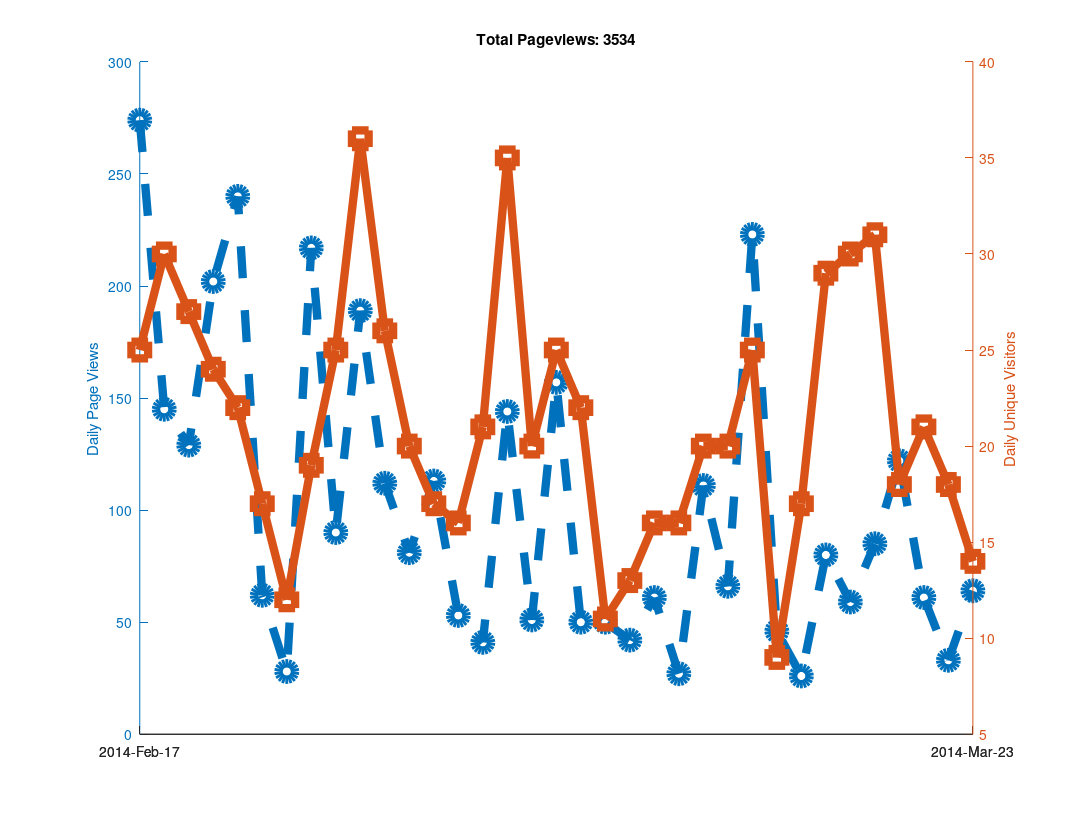

Recreate this plot in MATLAB.
clear all
clf
hold on

% Github has a "traffic" page now, but it doesn't seem like you can
% put in an arbitrary date range?  When I looked at it, it showed the
% numbers of unique visitors and views for the last two weeks only...
% So as long as I check back at least once every two weeks I can keep
% a record of it?  Great...

% https://github.com/libMesh/libmesh/graphs/traffic

% Date, Views, Unique Visitors
data = {
    '2014-Feb-17', 274, 25
    '2014-Feb-18', 145, 30
    '2014-Feb-19', 129, 27
    '2014-Feb-20', 202, 24
    '2014-Feb-21', 240, 22
    '2014-Feb-22', 62,  17
    '2014-Feb-23', 28,  12
    '2014-Feb-24', 217, 19
    '2014-Feb-25', 90,  25
    '2014-Feb-26', 189, 36
    '2014-Feb-27', 112, 26
    '2014-Feb-28', 81,  20
    '2014-Mar-01', 113, 17
    '2014-Mar-02', 53,  16
    '2014-Mar-03', 41,  21
    '2014-Mar-04', 144, 35
    '2014-Mar-05', 51,  20
    '2014-Mar-06', 157, 25
    '2014-Mar-07', 50,  22
    '2014-Mar-08', 50,  11
    '2014-Mar-09', 42,  13
    '2014-Mar-10', 61,  16
    '2014-Mar-11', 27,  16
    '2014-Mar-12', 111, 20
    '2014-Mar-13', 66,  20
    '2014-Mar-14', 223, 25
    '2014-Mar-15', 46,   9
    '2014-Mar-16', 26,  17
    '2014-Mar-17', 80,  29
    '2014-Mar-18', 59,  30
    '2014-Mar-19', 85,  31
    '2014-Mar-20', 122, 18
    '2014-Mar-21', 61,  21
    '2014-Mar-22', 33,  18
    '2014-Mar-23', 64,  14
    };

% length works like you would expect it to for cell arrays.
N=length(data);

% Can't plot string data automatically?
x=linspace(1,N,N);

% Note the extra square brackets!  This seems to be required (at least
% in Octave) to catch the output of data{:,2} as an array.
views = [data{:,2}];
visitors = [data{:,3}];

% Only way to set linestyles with plotyy is after the fact, apparently.
% plotyy returns the axis handle first, followed by the two plot handles.
[haxis, h1, h2] = plotyy(x, views, x, visitors);

% Label the axes
ylabel (haxis(1), 'Daily Page Views');
ylabel (haxis(2), 'Daily Unique Visitors');

% Totaling unique visitors doesn't really mean much...
title (['Total Pageviews: ', num2str(sum(views))]);

% Make thick lines - this looks better in PDF
set([h1, h2], 'linewidth', 6);

% Turn on markers
set(h1, 'marker', 'o');
set(h2, 'marker', 's');

% Use bigger markers
set([h1, h2], 'markersize', 12);

% Make dashed line?  Aquaterm doesn't seem to properly display this, but it
% does work in the PDF!
set(h1, 'linestyle', '--');

% Set the xticks and labels so that it shows dates instead of numbers.
xticksat = [1 N];
set(haxis, 'xtick', xticksat);

for i=1:length(xticksat)
  xtlabels{i} = data{xticksat(i), 1};
end
set(haxis, 'xticklabel', xtlabels);

% Print to PDF
set (gcf, "paperposition", [0.25, 0.25, 10.75, 8.25]);
set (gcf, "papersize", [11, 8.5]);
set (gcf, "paperorientation", 'landscape');

% Make a PDF of this plot.
print('-dpdf', 'github_traffic.pdf', '-FHelvetica:20');
